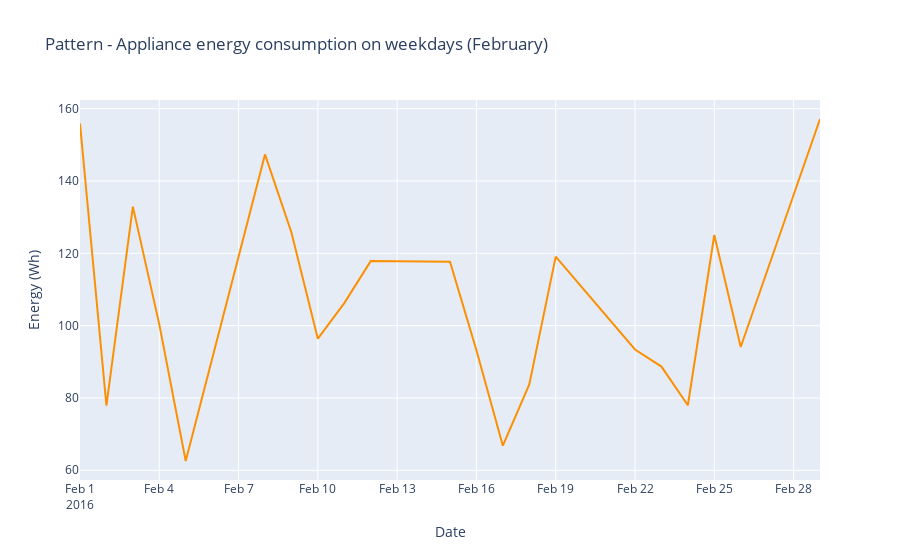

The notebook cell this image was saved under:
### Code cell
# Find rows with weekday 
tmp_data_month_weekly_weekdays =  tmp_data_month_weekly[tmp_data_month_weekly["WEEKDAY"] == 0]
# To understand the timeseries variation of the applaince energy consumption
visData1_weekdays_tmp = graph_objs.Scatter(
    x = tmp_data_month_weekly_weekdays.date,
    y = tmp_data_month_weekly_weekdays.Appliances,
    mode = "lines",
    line_color=asif_graph_color_theme_weekdays
)
layout = graph_objs.Layout(
    title = "Pattern - Appliance energy consumption on weekdays ({:})".format(tmp_data_month_weekly_name),
    xaxis=dict(title='Date'),
    yaxis=dict(title='Energy (Wh)')
)
fig = graph_objs.Figure(data=[visData1_weekdays_tmp],layout=layout)

iplot(fig)

### Figure 1 — Plotly figure (JSON) as saved in the notebook; plotly's stock layout.template omitted (floating-point values rounded to 4 significant figures)
{"data": [{"line": {"color": "#fc9003"}, "mode": "lines", "type": "scatter", "x": ["2016-02-01T00:00:00", "2016-02-02T00:00:00", "2016-02-03T00:00:00", "2016-02-04T00:00:00", "2016-02-05T00:00:00", "2016-02-08T00:00:00", "2016-02-09T00:00:00", "2016-02-10T00:00:00", "2016-02-11T00:00:00", "2016-02-12T00:00:00", "2016-02-15T00:00:00", "2016-02-16T00:00:00", "2016-02-17T00:00:00", "2016-02-18T00:00:00", "2016-02-19T00:00:00", "2016-02-22T00:00:00", "2016-02-23T00:00:00", "2016-02-24T00:00:00", "2016-02-25T00:00:00", "2016-02-26T00:00:00", "2016-02-29T00:00:00"], "y": [155.9, 77.92, 132.9, 100.3, 62.57, 147.4, 125.8, 96.39, 106.2, 117.8, 117.7, 93.19, 66.81, 83.75, 119.1, 93.4, 88.68, 77.99, 125.1, 94.1, 157.2]}], "layout": {"autosize": true, "title": {"text": "Pattern - Appliance energy consumption on weekdays (February)"}, "xaxis": {"autorange": true, "range": ["2016-02-01", "2016-02-29"], "title": {"text": "Date"}, "type": "date"}, "yaxis": {"autorange": true, "range": [57.31, 162.4], "title": {"text": "Energy (Wh)"}, "type": "linear"}}}
